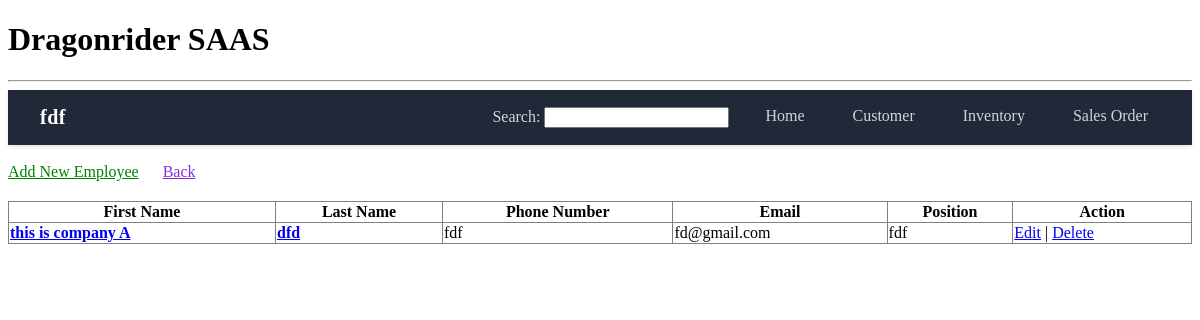
/company/2/customers/, run on an earlier commit of the app's database.
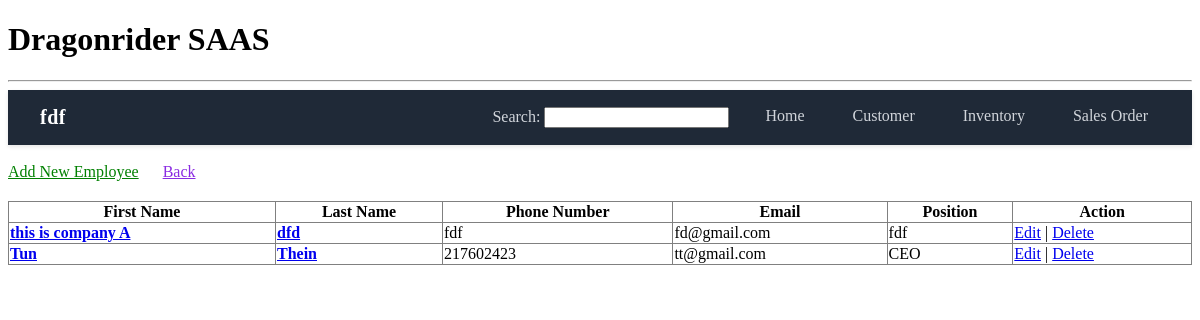
And on a later commit of the database.
### app/models.py (models this page shows, shortened)
class Customer(models.Model):
    company = models.ForeignKey(Company, on_delete=models.CASCADE, related_name='customers')
    first_name = models.CharField(max_length=50)
    last_name = models.CharField(max_length=50)
    phone = models.IntegerField(verbose_name="123456789")
    email = models.EmailField()
    position = models.CharField(max_length=50, verbose_name="manager")

### app/views.py (the view)
# urls.py: path('company/<int:company_id>/customers/', views.customer_list, name='customer_list'),
def customer_list(request, company_id):
    company = get_object_or_404(Company, pk=company_id)
    customers = company.customers.all()
    context = {
        'company': company,
        'customers': customers,
    }
    return render(request, 'app/customer_list.html', context)

### app/templates/app/customer_list.html (shortened to what this page needs)
{% extends 'app/base.html' %}
{% block logo %}{{company.c_name}}{% endblock %}
{% block content %}
<br>
<a href="{% url 'customer_create' company.pk %}" style="color: green;">Add New Employee</a>
<a href="{% url 'company_list' %}" style="color: blueviolet; margin: 20px;">Back</a>
<table border="1" style="margin-top: 20px; border-collapse: collapse; width: 100%;">
    <thead>
        <tr>
            <th>First Name</th>
            <th>Last Name</th>
            <th>Phone Number</th>
            <th>Email</th>
            <th>Position</th>
            <th>Action</th>
        </tr>
    </thead>
    <tbody>
        {% for customer in customers %}
        <tr>
            <td><a href="{% url 'customer_update' customer.pk %}"><strong>{{ customer.first_name }}</strong></a></td>
            <td><a href="{% url 'customer_update' customer.pk %}"><strong>{{ customer.last_name }}</strong></a></td>
            <td>{{ customer.phone }}</td>
            <td>{{ customer.email }}</td>
            <td>{{ customer.position }}</td>
            <td>
                <a href="{% url 'customer_update' customer.pk %}">Edit</a> |
                <a href="{% url 'customer_delete' customer.pk %}">Delete</a>
            </td>
        </tr>
        {% empty %}
        <tr>
            <td colspan="5" style="text-align: center; padding: 10px;">No Companies found.</td>
        </tr>
        {% endfor %}
    </tbody>
</table>
{% endblock %}

What changed in the data, as far as the page shows it:
added Customer: first_name "Tun", last_name "Thein", phone "217602423", email "tt@gmail.com", position "CEO"
